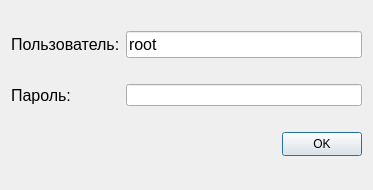
<?xml version="1.0" encoding="UTF-8"?>
<ui version="4.0">
 <class>Dialog</class>
 <widget class="QDialog" name="Dialog">
  <property name="geometry">
   <rect>
    <x>0</x>
    <y>0</y>
    <width>373</width>
    <height>190</height>
   </rect>
  </property>
  <property name="maximumSize">
   <size>
    <width>373</width>
    <height>190</height>
   </size>
  </property>
  <property name="windowTitle">
   <string>Авторизация</string>
  </property>
  <property name="layoutDirection">
   <enum>Qt::LeftToRight</enum>
  </property>
  <layout class="QGridLayout" name="gridLayout">
   <item row="0" column="1">
    <widget class="QLineEdit" name="lineEdit">
     <property name="font">
      <font>
       <pointsize>12</pointsize>
      </font>
     </property>
     <property name="text">
      <string>root</string>
     </property>
     <property name="readOnly">
      <bool>true</bool>
     </property>
    </widget>
   </item>
   <item row="1" column="0">
    <widget class="QLabel" name="label_2">
     <property name="font">
      <font>
       <pointsize>12</pointsize>
      </font>
     </property>
     <property name="text">
      <string>Пароль:</string>
     </property>
    </widget>
   </item>
   <item row="0" column="0">
    <widget class="QLabel" name="label">
     <property name="font">
      <font>
       <pointsize>12</pointsize>
      </font>
     </property>
     <property name="text">
      <string>Пользователь:</string>
     </property>
    </widget>
   </item>
   <item row="1" column="1">
    <widget class="QLineEdit" name="lineEdit_2">
     <property name="echoMode">
      <enum>QLineEdit::Password</enum>
     </property>
    </widget>
   </item>
   <item row="2" column="1">
    <widget class="QPushButton" name="pushButton">
     <property name="maximumSize">
      <size>
       <width>80</width>
       <height>24</height>
      </size>
     </property>
     <property name="layoutDirection">
      <enum>Qt::RightToLeft</enum>
     </property>
     <property name="text">
      <string>OK</string>
     </property>
    </widget>
   </item>
  </layout>
 </widget>
 <resources/>
 <connections/>
</ui>
